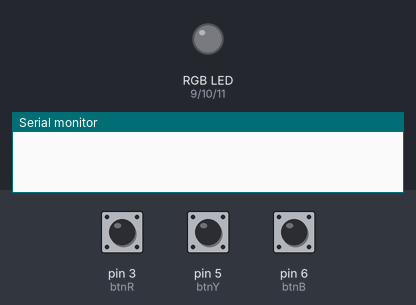
The sketch below on a simulated Arduino Uno, built with avr-gcc and run on an emulated ATmega328P. On the bench: an RGB LED mixed from three pins (HIGH = lit), the last lines printed to the serial monitor. Inputs (shaded band) come from the test bench; at power-on: pin 3 (btnR) HIGH, pin 5 (btnY) HIGH, pin 6 (btnB) HIGH. Dim RGB values are drawn brighter than linear.

Above: at 1.2 s.
1.3 s: pin 3 (btnR) pulled LOW for 0.15 s
At 2.98 s:
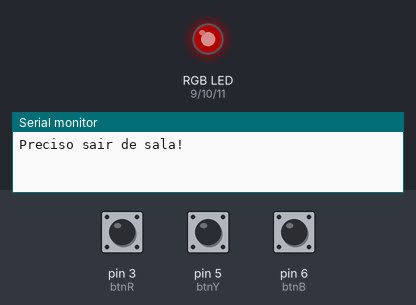
At 4.48 s:
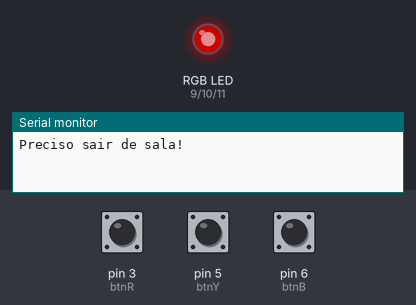
Timing chart, 0 to 17.8 s (numbered marks = the images above; inputs shaded):
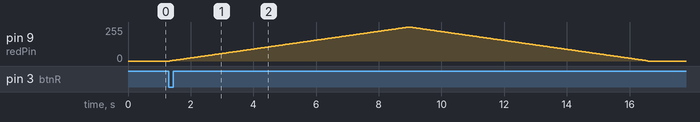

The sketch:

main.ino
```cpp
const int btnR = 3;
const int btnY = 5;
const int btnB = 6;

const int redPin = 9;
const int greenPin = 10;
const int bluePin = 11;

int fadeValueR = 0;
int fadeValueG = 0;
int fadeValueB = 0;

unsigned long previousMillis = millis();
const long interval = 30;

bool isPressedR = false;
bool isPressedY = false;
bool isPressedB = false;

int corSelecionada = 0;
bool subindo = true;

int countR = 0;
int countY = 0;
int countB = 0;

void setup() {
  Serial.begin(9600);

  pinMode(btnR, INPUT_PULLUP);
  pinMode(btnY, INPUT_PULLUP);
  pinMode(btnB, INPUT_PULLUP);

  pinMode(redPin, OUTPUT);
  pinMode(greenPin, OUTPUT);
  pinMode(bluePin, OUTPUT);
}

void loop() {

  unsigned long currentMillis = millis();

  if (corSelecionada == 0) {

    if (digitalRead(btnR) == LOW && isPressedR == false) {

      isPressedR = true;
      countR++;
      Serial.println("Preciso sair de sala! ");
      corSelecionada = 1;

    } else if (digitalRead(btnR) == HIGH && isPressedR == true) {
      isPressedR = false;
    }

    if (digitalRead(btnY) == LOW && isPressedY == false) {

      isPressedY = true;
      countY++;
      Serial.println("Ruido excessivo! ");
      corSelecionada = 2;

    } else if (digitalRead(btnY) == HIGH && isPressedY == true) {
      isPressedY = false;
    }

    if (digitalRead(btnB) == LOW && isPressedB == false) {
      isPressedB = true;
      countB++;
      Serial.println("Tenho duvida! ");
      corSelecionada = 3;

    } else if (digitalRead(btnB) == HIGH && isPressedB == true) {
      isPressedB = false;
    }
  }

  if (corSelecionada == 0) {
    analogWrite(redPin, 0);
    analogWrite(greenPin, 0);
    analogWrite(bluePin, 0);

  } else if (corSelecionada == 1) {
    if (currentMillis - previousMillis >= interval) {
      previousMillis = currentMillis;

      if ((fadeValueR <= 255) && subindo == true) {
        analogWrite(redPin, fadeValueR);
        analogWrite(greenPin, 0);
        analogWrite(bluePin, 0);
        fadeValueR++;
        if (fadeValueR == 255) {
          subindo = false;
        }
      } else if (fadeValueR >= 0 && !subindo) {
        analogWrite(redPin, fadeValueR);
        analogWrite(greenPin, fadeValueG);
        analogWrite(bluePin, fadeValueB);
        fadeValueR--;
        if (fadeValueR == 0) {
          corSelecionada = 0;
          subindo = true;
        }
      }
    }
  } else if (corSelecionada == 2) {

    analogWrite(redPin, 255);
    analogWrite(greenPin, 37);

    if (digitalRead(btnY) == LOW && isPressedY == false) {
      isPressedY = true;
      corSelecionada = 0;
    } else if (digitalRead(btnY) == HIGH && isPressedY == true) {
      isPressedY = false;
    }

  } else if (corSelecionada == 3) {
    if (currentMillis - previousMillis >= interval) {
      previousMillis = currentMillis;

      if ((fadeValueB <= 255) && subindo == true) {
        analogWrite(redPin, 0);
        analogWrite(greenPin, 0);
        analogWrite(bluePin, fadeValueB);
        fadeValueB++;
        if (fadeValueB == 255) {
          subindo = false;
        }
      } else if (fadeValueB >= 0 && !subindo) {
        analogWrite(redPin, 0);
        analogWrite(greenPin, 0);
        analogWrite(bluePin, fadeValueB);
        fadeValueB--;
        if (fadeValueB == 0) {
          corSelecionada = 0;
          subindo = true;
        }
      }
    }
  }
}
```

Measured:
- after the input at 1.3 s, pin 9 (redPin): rises from 0/255 to 255/255 in 7.6 s, then falls to 0/255 in 7.6 s
